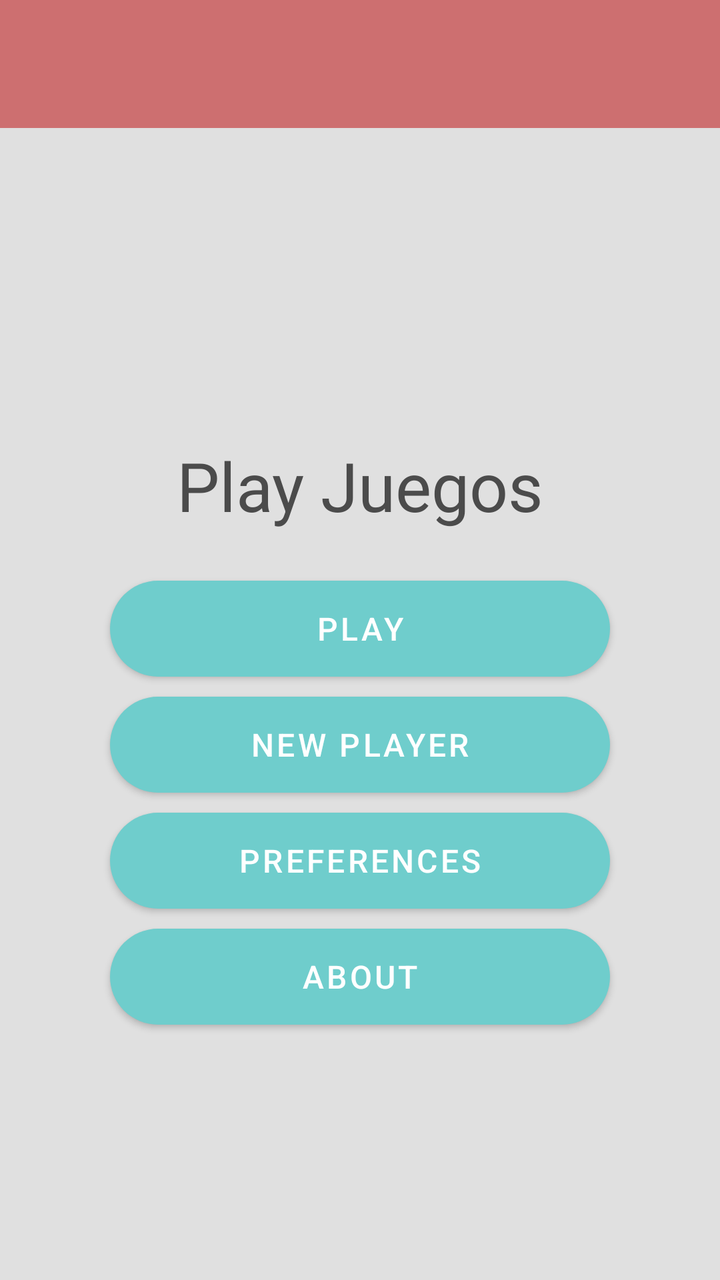
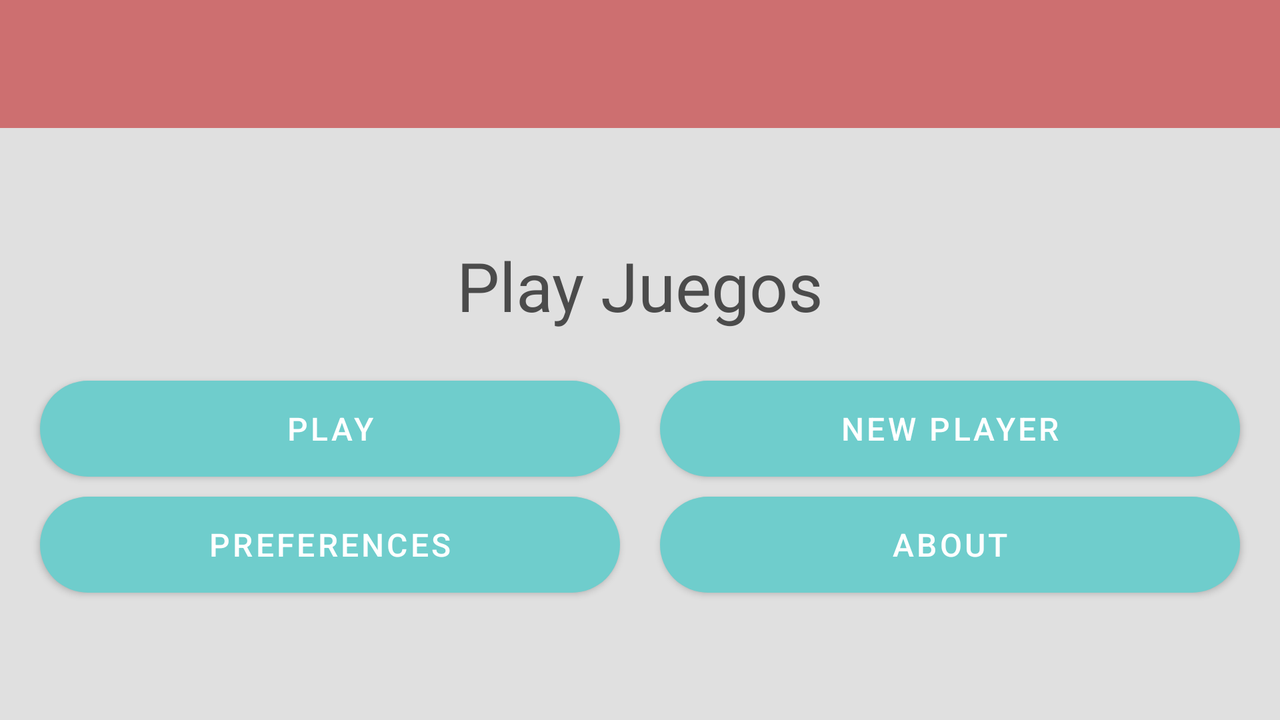

First picture: res/layout/ on a phone held upright. Second picture: the repository's own variant of that layout, on a device whose configuration matches the variant's folder. Source for both follows.
<!-- AndroidManifest.xml: application theme Base.Theme.MiTema -->
<!-- res/layout/activity_main.xml -->
<?xml version="1.0" encoding="utf-8"?>
<androidx.constraintlayout.widget.ConstraintLayout xmlns:android="http://schemas.android.com/apk/res/android"
    xmlns:app="http://schemas.android.com/apk/res-auto"
    xmlns:tools="http://schemas.android.com/tools"
    android:id="@+id/main"
    android:layout_width="match_parent"
    android:layout_height="match_parent"
    android:background="@color/grisFondo">

    <androidx.appcompat.widget.Toolbar
        android:id="@+id/toolbar"
        android:layout_width="match_parent"
        android:layout_height="?attr/actionBarSize"
        android:background="?attr/colorPrimary"
        app:popupTheme="@style/Base.Theme.MiTema"
        app:layout_constraintTop_toTopOf="parent"
        app:layout_constraintEnd_toEndOf="parent"
        app:layout_constraintStart_toStartOf="parent"/>

    <LinearLayout
        android:layout_width="match_parent"
        android:layout_height="match_parent"
        android:layout_marginTop="200dp"
        android:orientation="vertical"
        android:gravity="center_horizontal"
        app:layout_constraintEnd_toEndOf="parent"
        app:layout_constraintStart_toStartOf="parent"
        app:layout_constraintBottom_toBottomOf="parent"
        app:layout_constraintTop_toBottomOf="@+id/toolbar">

        <TextView
            android:id="@+id/titulo"
            android:layout_width="match_parent"
            android:layout_height="wrap_content"
            android:layout_marginVertical="20dp"
            android:layout_marginTop="50dp"
            android:gravity="center"
            android:text="@string/play_juegos"
            android:textColor="#4B4B4B"
            android:textSize="34sp" />

        <com.google.android.material.button.MaterialButton
            android:id="@+id/button"
            style="@style/Widget.MaterialComponents.Button"
            android:layout_width="250dp"
            android:layout_height="48dp"
            android:layout_marginHorizontal="20dp"
            android:layout_marginVertical="5dp"
            android:background="@drawable/button_background"
            android:gravity="center"
            android:text="@string/play"
            app:backgroundTint="@null"
            android:textAppearance="@style/TextAppearance.MaterialComponents.Button"
            android:textColor="@color/white"
            android:textSize="16sp" />

        <com.google.android.material.button.MaterialButton
            android:id="@+id/button1"
            style="@style/Widget.MaterialComponents.Button"
            android:layout_width="250dp"
            android:layout_height="48dp"
            android:layout_marginHorizontal="20dp"
            android:layout_marginVertical="5dp"
            android:background="@drawable/button_background"
            android:textAppearance="@style/TextAppearance.MaterialComponents.Button"
            android:textColor="@color/white"
            app:backgroundTint="@null"
            android:gravity="center"
            android:text="@string/new_player"
            android:textSize="16sp" />

        <com.google.android.material.button.MaterialButton
            android:id="@+id/button2"
            style="@style/Widget.MaterialComponents.Button"
            android:layout_width="250dp"
            android:layout_height="48dp"
            android:layout_marginHorizontal="20dp"
            android:layout_marginVertical="5dp"
            android:background="@drawable/button_background"
            android:textAppearance="@style/TextAppearance.MaterialComponents.Button"
            android:textColor="@color/white"
            app:backgroundTint="@null"
            android:gravity="center"
            android:text="@string/preferences"
            android:textSize="16sp" />

        <com.google.android.material.button.MaterialButton
            android:id="@+id/button3"
            style="@style/Widget.MaterialComponents.Button"
            android:layout_width="250dp"
            android:layout_height="48dp"
            android:layout_marginHorizontal="20dp"
            android:layout_marginVertical="5dp"
            android:background="@drawable/button_background"
            android:textAppearance="@style/TextAppearance.MaterialComponents.Button"
            android:textColor="@color/white"
            app:backgroundTint="@null"
            android:gravity="center"
            android:text="@string/about"
            android:textSize="16sp" />
    </LinearLayout>

</androidx.constraintlayout.widget.ConstraintLayout>
<!-- resources referenced by this layout -->
<resources>
  <color name="grisFondo">#E0E0E0</color>
  <color name="white">#FFFFFFFF</color>
  <!-- drawable button_background (drawable) -->
  <shape xmlns:android="http://schemas.android.com/apk/res/android">
      <solid android:color="@color/verdeComplementario"/>
      <corners android:radius="200dp"/>
  </shape>
  <string name="about">ABOUT</string>
  <string name="new_player">NEW PLAYER</string>
  <string name="play">PLAY</string>
  <string name="play_juegos">Play Juegos</string>
  <string name="preferences">PREFERENCES</string>
  <style name="Base.Theme.MiTema" parent="Theme.Material3.DayNight.NoActionBar">
          <item name="colorPrimary">@color/rojoBoton</item>
          <item name="colorOnPrimary">@color/white</item>
          <item name="colorPrimaryContainer">@color/celeste</item>
          <item name="colorSecondary">@color/verdeComplementario</item>
          <item name="colorOnSecondary">@color/rojoBoton</item>
  
          <item name="colorSurface">@color/white</item>
          <item name="colorOnSurface">@color/black</item>
  
          <item name="colorControlActivated">@color/verdeComplementario</item>
          <item name="colorControlNormal">@color/gris</item>
      </style>
  <color name="verdeComplementario">#6FCDCC</color>
  <color name="rojoBoton">#cd6f70</color>
  <color name="celeste">#0083FF</color>
  <color name="black">#FF000000</color>
  <color name="gris">#B3B3B3</color>
</resources>
<!-- res/layout-land/activity_main.xml (the repository's variant of the layout above) -->
<!-- drawn on the phone turned sideways -->
<?xml version="1.0" encoding="utf-8"?>
<androidx.constraintlayout.widget.ConstraintLayout xmlns:android="http://schemas.android.com/apk/res/android"
    xmlns:app="http://schemas.android.com/apk/res-auto"
    xmlns:tools="http://schemas.android.com/tools"
    android:id="@+id/main"
    android:layout_width="match_parent"
    android:layout_height="match_parent"
    android:background="@color/grisFondo">

    <androidx.appcompat.widget.Toolbar
        android:id="@+id/toolbar"
        android:layout_width="match_parent"
        android:layout_height="?attr/actionBarSize"
        android:background="?attr/colorPrimary"
        app:popupTheme="@style/Base.Theme.MiTema"
        app:layout_constraintTop_toTopOf="parent"
        app:layout_constraintEnd_toEndOf="parent"
        app:layout_constraintStart_toStartOf="parent"/>

    <LinearLayout
        android:layout_width="match_parent"
        android:layout_height="match_parent"
        android:layout_marginTop="100dp"
        android:orientation="vertical"
        tools:layout_editor_absoluteX="1dp"
        tools:layout_editor_absoluteY="1dp">

        <TextView
            android:id="@+id/titulo"
            android:layout_width="match_parent"
            android:layout_height="wrap_content"
            android:layout_marginVertical="20dp"
            android:layout_marginTop="50dp"
            android:gravity="center"
            android:text="Play Juegos"
            android:textColor="#4B4B4B"
            android:textSize="34sp" />

        <TableLayout
            android:layout_width="match_parent"
            android:layout_height="match_parent">

            <TableRow
                android:layout_width="match_parent"
                android:layout_height="match_parent">

            <com.google.android.material.button.MaterialButton
                android:id="@+id/button"
                style="@style/Widget.MaterialComponents.Button"
                android:layout_width="250dp"
                android:layout_height="48dp"
                android:layout_marginStart="20dp"
                android:layout_marginEnd="10dp"
                android:layout_marginVertical="5dp"
                android:background="@drawable/button_background"
                android:gravity="center"
                android:layout_weight="1"
                android:text="@string/play"
                app:backgroundTint="@null"
                android:textAppearance="@style/TextAppearance.MaterialComponents.Button"
                android:textColor="@color/white"
                android:textSize="16sp" />

            <com.google.android.material.button.MaterialButton
                android:id="@+id/button1"
                style="@style/Widget.MaterialComponents.Button"
                android:layout_width="250dp"
                android:layout_height="48dp"
                android:layout_marginEnd="20dp"
                android:layout_marginStart="10dp"
                android:layout_marginVertical="5dp"
                android:background="@drawable/button_background"
                android:textAppearance="@style/TextAppearance.MaterialComponents.Button"
                android:textColor="@color/white"
                android:layout_weight="1"
                app:backgroundTint="@null"
                android:gravity="center"
                android:text="@string/new_player"
                android:textSize="16sp" />

            </TableRow>

            <TableRow
                android:layout_width="match_parent"
                android:layout_height="match_parent">

                <com.google.android.material.button.MaterialButton
                    android:id="@+id/button2"
                    style="@style/Widget.MaterialComponents.Button"
                    android:layout_width="250dp"
                    android:layout_height="48dp"
                    android:layout_marginStart="20dp"
                    android:layout_marginEnd="10dp"
                    android:layout_marginVertical="5dp"
                    android:background="@drawable/button_background"
                    android:textAppearance="@style/TextAppearance.MaterialComponents.Button"
                    android:textColor="@color/white"
                    android:layout_weight="1"
                    app:backgroundTint="@null"
                    android:gravity="center"
                    android:text="@string/preferences"
                    android:textSize="16sp" />

                <com.google.android.material.button.MaterialButton
                    android:id="@+id/button3"
                    style="@style/Widget.MaterialComponents.Button"
                    android:layout_width="250dp"
                    android:layout_height="48dp"
                    android:layout_marginEnd="20dp"
                    android:layout_marginStart="10dp"
                    android:layout_marginVertical="5dp"
                    android:background="@drawable/button_background"
                    android:textAppearance="@style/TextAppearance.MaterialComponents.Button"
                    android:textColor="@color/white"
                    android:layout_weight="1"
                    app:backgroundTint="@null"
                    android:gravity="center"
                    android:text="@string/about"
                    android:textSize="16sp" />
            </TableRow>

        </TableLayout>
    </LinearLayout>

</androidx.constraintlayout.widget.ConstraintLayout>
<!-- resources referenced by the variant -->
<!-- as the phone turned sideways resolves them -->
<resources>
  <color name="grisFondo">#E0E0E0</color>
  <color name="white">#FFFFFFFF</color>
  <!-- drawable button_background (drawable) -->
  <shape xmlns:android="http://schemas.android.com/apk/res/android">
      <solid android:color="@color/verdeComplementario"/>
      <corners android:radius="200dp"/>
  </shape>
  <string name="about">ABOUT</string>
  <string name="new_player">NEW PLAYER</string>
  <string name="play">PLAY</string>
  <string name="preferences">PREFERENCES</string>
  <style name="Base.Theme.MiTema" parent="Theme.Material3.DayNight.NoActionBar">
          <item name="colorPrimary">@color/rojoBoton</item>
          <item name="colorOnPrimary">@color/white</item>
          <item name="colorPrimaryContainer">@color/celeste</item>
          <item name="colorSecondary">@color/verdeComplementario</item>
          <item name="colorOnSecondary">@color/rojoBoton</item>
  
          <item name="colorSurface">@color/white</item>
          <item name="colorOnSurface">@color/black</item>
  
          <item name="colorControlActivated">@color/verdeComplementario</item>
          <item name="colorControlNormal">@color/gris</item>
      </style>
  <color name="verdeComplementario">#6FCDCC</color>
  <color name="rojoBoton">#cd6f70</color>
  <color name="celeste">#0083FF</color>
  <color name="black">#FF000000</color>
  <color name="gris">#B3B3B3</color>
</resources>
